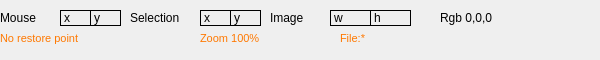
   <widget class="QWidget" name="infoWidget" native="true">
    <property name="geometry">
     <rect>
      <x>80</x>
      <y>380</y>
      <width>600</width>
      <height>60</height>
     </rect>
    </property>
    <widget class="QLabel" name="label_4">
     <property name="geometry">
      <rect>
       <x>0</x>
       <y>10</y>
       <width>51</width>
       <height>16</height>
      </rect>
     </property>
     <property name="text">
      <string>Mouse</string>
     </property>
    </widget>
    <widget class="QLabel" name="selX_label">
     <property name="geometry">
      <rect>
       <x>200</x>
       <y>10</y>
       <width>31</width>
       <height>16</height>
      </rect>
     </property>
     <property name="frameShape">
      <enum>QFrame::Shape::Box</enum>
     </property>
     <property name="text">
      <string>x</string>
     </property>
    </widget>
    <widget class="QLabel" name="mouseY_label">
     <property name="geometry">
      <rect>
       <x>90</x>
       <y>10</y>
       <width>31</width>
       <height>16</height>
      </rect>
     </property>
     <property name="frameShape">
      <enum>QFrame::Shape::Box</enum>
     </property>
     <property name="text">
      <string>y</string>
     </property>
    </widget>
    <widget class="QLabel" name="label_5">
     <property name="geometry">
      <rect>
       <x>130</x>
       <y>10</y>
       <width>71</width>
       <height>16</height>
      </rect>
     </property>
     <property name="text">
      <string>Selection</string>
     </property>
    </widget>
    <widget class="QLabel" name="mouseX_label">
     <property name="geometry">
      <rect>
       <x>60</x>
       <y>10</y>
       <width>31</width>
       <height>16</height>
      </rect>
     </property>
     <property name="frameShape">
      <enum>QFrame::Shape::Box</enum>
     </property>
     <property name="text">
      <string>x</string>
     </property>
    </widget>
    <widget class="QLabel" name="selY_label">
     <property name="geometry">
      <rect>
       <x>230</x>
       <y>10</y>
       <width>31</width>
       <height>16</height>
      </rect>
     </property>
     <property name="frameShape">
      <enum>QFrame::Shape::Box</enum>
     </property>
     <property name="text">
      <string>y</string>
     </property>
    </widget>
    <widget class="QLabel" name="label_6">
     <property name="geometry">
      <rect>
       <x>270</x>
       <y>10</y>
       <width>61</width>
       <height>16</height>
      </rect>
     </property>
     <property name="text">
      <string>Image</string>
     </property>
    </widget>
    <widget class="QLabel" name="imageW_label">
     <property name="geometry">
      <rect>
       <x>330</x>
       <y>10</y>
       <width>41</width>
       <height>16</height>
      </rect>
     </property>
     <property name="frameShape">
      <enum>QFrame::Shape::Box</enum>
     </property>
     <property name="text">
      <string>w</string>
     </property>
    </widget>
    <widget class="QLabel" name="imageH_label">
     <property name="geometry">
      <rect>
       <x>370</x>
       <y>10</y>
       <width>41</width>
       <height>16</height>
      </rect>
     </property>
     <property name="frameShape">
      <enum>QFrame::Shape::Box</enum>
     </property>
     <property name="text">
      <string>h</string>
     </property>
    </widget>
    <widget class="QLabel" name="rgbLabel">
     <property name="geometry">
      <rect>
       <x>440</x>
       <y>10</y>
       <width>141</width>
       <height>16</height>
      </rect>
     </property>
     <property name="text">
      <string>Rgb 0,0,0</string>
     </property>
    </widget>
    <widget class="QLabel" name="labelRestorePoint">
     <property name="geometry">
      <rect>
       <x>0</x>
       <y>30</y>
       <width>161</width>
       <height>16</height>
      </rect>
     </property>
     <property name="palette">
      <palette>
       <active>
        <colorrole role="WindowText">
         <brush brushstyle="SolidPattern">
          <color alpha="255">
           <red>255</red>
           <green>120</green>
           <blue>0</blue>
          </color>
         </brush>
        </colorrole>
        <colorrole role="Text">
         <brush brushstyle="SolidPattern">
          <color alpha="255">
           <red>255</red>
           <green>120</green>
           <blue>0</blue>
          </color>
         </brush>
        </colorrole>
       </active>
       <inactive>
        <colorrole role="WindowText">
         <brush brushstyle="SolidPattern">
          <color alpha="255">
           <red>255</red>
           <green>120</green>
           <blue>0</blue>
          </color>
         </brush>
        </colorrole>
        <colorrole role="Text">
         <brush brushstyle="SolidPattern">
          <color alpha="255">
           <red>255</red>
           <green>120</green>
           <blue>0</blue>
          </color>
         </brush>
        </colorrole>
       </inactive>
       <disabled/>
      </palette>
     </property>
     <property name="font">
      <font>
       <pointsize>8</pointsize>
      </font>
     </property>
     <property name="text">
      <string>No restore point</string>
     </property>
    </widget>
    <widget class="QLabel" name="labelZoomLevel">
     <property name="geometry">
      <rect>
       <x>200</x>
       <y>30</y>
       <width>121</width>
       <height>16</height>
      </rect>
     </property>
     <property name="palette">
      <palette>
       <active>
        <colorrole role="WindowText">
         <brush brushstyle="SolidPattern">
          <color alpha="255">
           <red>255</red>
           <green>120</green>
           <blue>0</blue>
          </color>
         </brush>
        </colorrole>
        <colorrole role="Text">
         <brush brushstyle="SolidPattern">
          <color alpha="255">
           <red>255</red>
           <green>120</green>
           <blue>0</blue>
          </color>
         </brush>
        </colorrole>
       </active>
       <inactive>
        <colorrole role="WindowText">
         <brush brushstyle="SolidPattern">
          <color alpha="255">
           <red>255</red>
           <green>120</green>
           <blue>0</blue>
          </color>
         </brush>
        </colorrole>
        <colorrole role="Text">
         <brush brushstyle="SolidPattern">
          <color alpha="255">
           <red>255</red>
           <green>120</green>
           <blue>0</blue>
          </color>
         </brush>
        </colorrole>
       </inactive>
       <disabled/>
      </palette>
     </property>
     <property name="font">
      <font>
       <pointsize>8</pointsize>
      </font>
     </property>
     <property name="text">
      <string>Zoom 100%</string>
     </property>
    </widget>
    <widget class="QLabel" name="labelActiveFile">
     <property name="geometry">
      <rect>
       <x>340</x>
       <y>30</y>
       <width>251</width>
       <height>16</height>
      </rect>
     </property>
     <property name="palette">
      <palette>
       <active>
        <colorrole role="WindowText">
         <brush brushstyle="SolidPattern">
          <color alpha="255">
           <red>255</red>
           <green>120</green>
           <blue>0</blue>
          </color>
         </brush>
        </colorrole>
        <colorrole role="Text">
         <brush brushstyle="SolidPattern">
          <color alpha="255">
           <red>255</red>
           <green>120</green>
           <blue>0</blue>
          </color>
         </brush>
        </colorrole>
       </active>
       <inactive>
        <colorrole role="WindowText">
         <brush brushstyle="SolidPattern">
          <color alpha="255">
           <red>255</red>
           <green>120</green>
           <blue>0</blue>
          </color>
         </brush>
        </colorrole>
        <colorrole role="Text">
         <brush brushstyle="SolidPattern">
          <color alpha="255">
           <red>255</red>
           <green>120</green>
           <blue>0</blue>
          </color>
         </brush>
        </colorrole>
       </inactive>
       <disabled/>
      </palette>
     </property>
     <property name="font">
      <font>
       <pointsize>8</pointsize>
      </font>
     </property>
     <property name="text">
      <string>File:*</string>
     </property>
    </widget>
   </widget>
